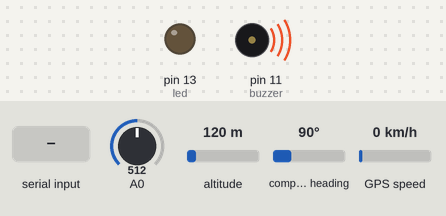
A sketch run on a simulated Arduino Uno, built with avr-gcc and run on an emulated ATmega328P. On the bench: output pins drawn as LEDs (lit = HIGH), buzzer (waves = sounding, pin HIGH). The inputs (shaded band) are chosen by the test bench; at power-on: A0 = 512, altitude 120 m, compass heading 90°, GPS speed 0 km/h. The GPS gets a fix after 3 s at 37.7749, -122.4194 with 8 satellites; the modem accepts every AT command (registered, SIM ready, sends succeed) and sends nothing else.

Above: at 1.2 s.
1.3 s: A0 set to 805
3.3 s: A0 set to 836
At 5.2 s:
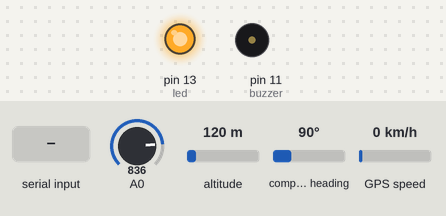
5.7 s: "Get location" received over the second serial link
At 9.5 s:
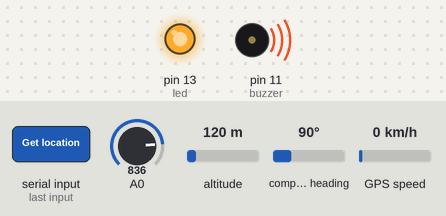
9.8 s: A0 set to 716
At 12.4 s:
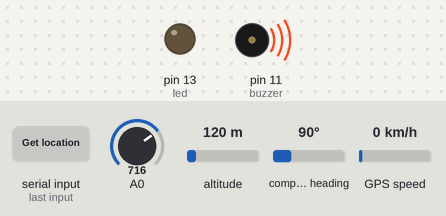
13.1 s: A0 set to 992
At 15.0 s:
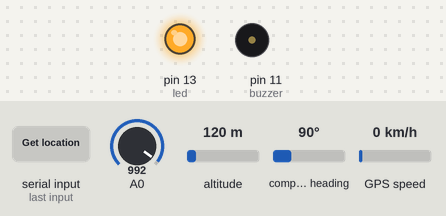
Timing chart, 0 to 16.2 s (numbered marks = the images above; inputs shaded):
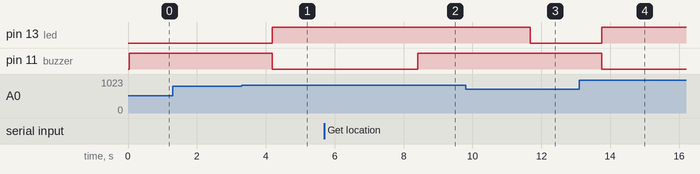

Measured:
- the behaviour switches between 818 and 819 on A0 (found by bisection; images 0 and 1)
- after the input at 1.3 s, every drawn part: stays the same
- after the input at 3.3 s, pin 13 (led): LOW → HIGH after 0.89 s; pin 11 (buzzer): HIGH → LOW after 0.89 s
- after the input at 5.7 s, pin 11 (buzzer): goes on until 8.4 s, then stays HIGH
- after the input at 9.8 s, pin 13 (led): HIGH → LOW after 1.9 s; pin 11 (buzzer): stays HIGH (without the input it goes to LOW after 1.9 s)
- after the input at 13.1 s, pin 13 (led): LOW → HIGH after 0.66 s; pin 11 (buzzer): HIGH → LOW after 0.66 s

The sketch:

full_sim900a.ino
```cpp
#include <SoftwareSerial.h>
#include <TinyGPS.h>

SoftwareSerial gsm(2, 3);
TinyGPS gps;

char val;
float gpslat, gpslon;
short rec = -1;
int buttonState = 0;
int led = 13;
const int buzzer = 11;

void setup()
{
  pinMode(led, OUTPUT);
  pinMode(buzzer, OUTPUT);
  gsm.begin(9600);
  Serial.begin(9600);
  gsm.println("AT");
  gsm.println("AT+CMGF=1");
  gsm.println("AT+CNMI=2,2,0,0,0");
}

void loop()
{
  digitalWrite(buzzer, HIGH);
  int sensorValue = analogRead(A0);
  float voltage = sensorValue * (5.0 / 1023.0);

  while (Serial.available())
  {
    int c = Serial.read();
    if (gps.encode(c))
    {
      gps.f_get_position(&gpslat, &gpslon);
    }
  }
  String msg;
  while (gsm.available() > 0)
  {
    val = gsm.read();
    msg.concat(val);
    rec = msg.indexOf("Get location");

  }
  if (rec != -1)
  {
    rec = -1;
    SendMessage();
  }
  else if (voltage > 4 )
  {
    digitalWrite(led, HIGH);
    digitalWrite(buzzer, LOW);
    MakeCall();
    SendMessage();

  }
  else
  {
    digitalWrite(led, LOW);
    digitalWrite(buzzer, HIGH);
    HangupCall();

  }
}

void SendMessage()
{
  gsm.println("AT+CMGF=1");
  delay(1000);
  gsm.println("AT+CMGS=\"+91**********\"\r");//Enter num
  delay(1000);
  gsm.print("https://www.google.com/maps/?q=");
  gsm.print(gpslat, 6);
  gsm.print(",");
  gsm.print(gpslon, 6);
  delay(100);
  gsm.println((char)26);
  delay(1000);
}

void MakeCall()
{
  gsm.println("ATD+91**********;");
  delay(1000);
}

void HangupCall()
{
  gsm.println("ATH");
  delay(1000);
}
```
